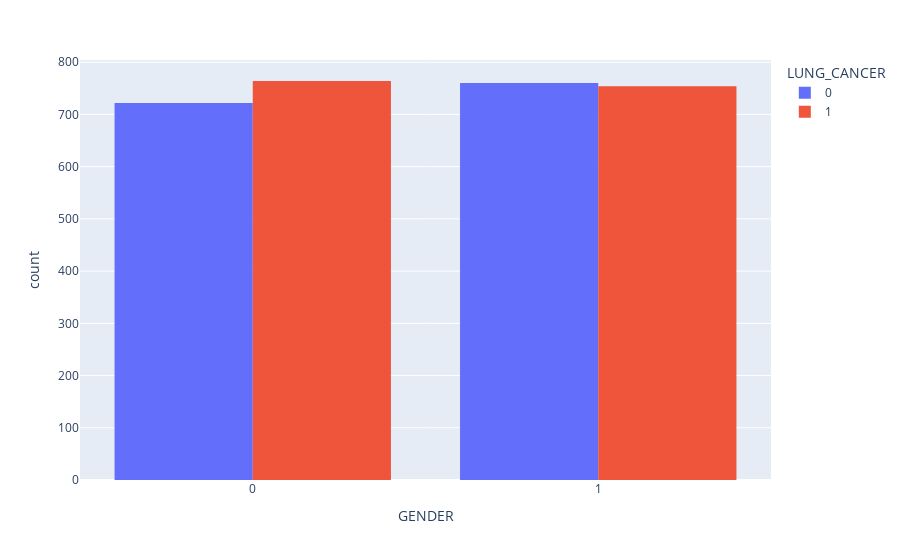

Here is the notebook cell this chart was saved with:
### Code cell
# Graficamos la relación entre la variable de entrada y la de salida. 
# 1: Masculino, 2: Femenino.
# Naranja: Positivo, Lila: Negativo.
px.histogram(data, x='GENDER', color='LUNG_CANCER', barmode='group')

### Figure 1 — Plotly figure (JSON) as saved in the notebook; plotly's stock layout.template omitted (floating-point values rounded to 4 significant figures; data arrays with more than 128 entries replaced by an {"elided": "..."} marker saying what was removed)
{"data": [{"alignmentgroup": "True", "bingroup": "x", "hovertemplate": "LUNG_CANCER=0<br>GENDER=%{x}<br>count=%{y}<extra></extra>", "legendgroup": "0", "marker": {"color": "#636efa", "pattern": {"shape": ""}}, "name": "0", "offsetgroup": "0", "orientation": "v", "showlegend": true, "type": "histogram", "x": {"elided": "1482 int values"}, "xaxis": "x", "yaxis": "y"}, {"alignmentgroup": "True", "bingroup": "x", "hovertemplate": "LUNG_CANCER=1<br>GENDER=%{x}<br>count=%{y}<extra></extra>", "legendgroup": "1", "marker": {"color": "#EF553B", "pattern": {"shape": ""}}, "name": "1", "offsetgroup": "1", "orientation": "v", "showlegend": true, "type": "histogram", "x": {"elided": "1518 int values"}, "xaxis": "x", "yaxis": "y"}], "layout": {"barmode": "group", "legend": {"title": {"text": "LUNG_CANCER"}, "tracegroupgap": 0}, "margin": {"t": 60}, "xaxis": {"anchor": "y", "domain": [0, 1], "title": {"text": "GENDER"}}, "yaxis": {"anchor": "x", "domain": [0, 1], "title": {"text": "count"}}}}
